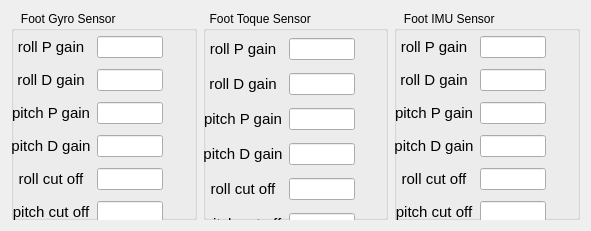
             <widget class="QWidget" name="layoutWidget">
              <property name="geometry">
               <rect>
                <x>10</x>
                <y>160</y>
                <width>591</width>
                <height>231</height>
               </rect>
              </property>
              <layout class="QHBoxLayout" name="horizontalLayout_2">
               <item>
                <widget class="QGroupBox" name="groupBox_4">
                 <property name="title">
                  <string>   Foot Gyro Sensor</string>
                 </property>
                 <widget class="QWidget" name="gridLayoutWidget_15">
                  <property name="geometry">
                   <rect>
                    <x>0</x>
                    <y>20</y>
                    <width>152</width>
                    <height>201</height>
                   </rect>
                  </property>
                  <layout class="QGridLayout" name="gridLayout_15">
                   <item row="4" column="1">
                    <widget class="QLineEdit" name="balance_gyro_rc_value"/>
                   </item>
                   <item row="0" column="0">
                    <widget class="QLabel" name="label_170">
                     <property name="font">
                      <font>
                       <family>Ubuntu</family>
                       <pointsize>24</pointsize>
                       <weight>50</weight>
                       <bold>false</bold>
                      </font>
                     </property>
                     <property name="frameShape">
                      <enum>QFrame::NoFrame</enum>
                     </property>
                     <property name="text">
                      <string>&lt;!DOCTYPE HTML PUBLIC &quot;-//W3C//DTD HTML 4.0//EN&quot; &quot;http://www.w3.org/TR/REC-html40/strict.dtd&quot;&gt;
&lt;html&gt;&lt;head&gt;&lt;meta name=&quot;qrichtext&quot; content=&quot;1&quot; /&gt;&lt;style type=&quot;text/css&quot;&gt;
p, li { white-space: pre-wrap; }
&lt;/style&gt;&lt;/head&gt;&lt;body style=&quot; font-family:'Ubuntu'; font-size:24pt; font-weight:400; font-style:normal;&quot;&gt;
&lt;p align=&quot;center&quot; style=&quot; margin-top:12px; margin-bottom:12px; margin-left:0px; margin-right:0px; -qt-block-indent:0; text-indent:0px;&quot;&gt;&lt;span style=&quot; font-size:11pt;&quot;&gt;roll P gain&lt;/span&gt;&lt;/p&gt;&lt;/body&gt;&lt;/html&gt;</string>
                     </property>
                     <property name="textFormat">
                      <enum>Qt::AutoText</enum>
                     </property>
                     <property name="margin">
                      <number>0</number>
                     </property>
                    </widget>
                   </item>
                   <item row="1" column="0">
                    <widget class="QLabel" name="label_171">
                     <property name="font">
                      <font>
                       <family>Ubuntu</family>
                       <pointsize>24</pointsize>
                       <weight>50</weight>
                       <bold>false</bold>
                      </font>
                     </property>
                     <property name="frameShape">
                      <enum>QFrame::NoFrame</enum>
                     </property>
                     <property name="text">
                      <string>&lt;!DOCTYPE HTML PUBLIC &quot;-//W3C//DTD HTML 4.0//EN&quot; &quot;http://www.w3.org/TR/REC-html40/strict.dtd&quot;&gt;
&lt;html&gt;&lt;head&gt;&lt;meta name=&quot;qrichtext&quot; content=&quot;1&quot; /&gt;&lt;style type=&quot;text/css&quot;&gt;
p, li { white-space: pre-wrap; }
&lt;/style&gt;&lt;/head&gt;&lt;body style=&quot; font-family:'Ubuntu'; font-size:24pt; font-weight:400; font-style:normal;&quot;&gt;
&lt;p align=&quot;center&quot; style=&quot; margin-top:12px; margin-bottom:12px; margin-left:0px; margin-right:0px; -qt-block-indent:0; text-indent:0px;&quot;&gt;&lt;span style=&quot; font-size:11pt;&quot;&gt;roll D gain&lt;/span&gt;&lt;/p&gt;&lt;/body&gt;&lt;/html&gt;</string>
                     </property>
                     <property name="textFormat">
                      <enum>Qt::AutoText</enum>
                     </property>
                     <property name="margin">
                      <number>0</number>
                     </property>
                    </widget>
                   </item>
                   <item row="2" column="0">
                    <widget class="QLabel" name="label_172">
                     <property name="font">
                      <font>
                       <family>Ubuntu</family>
                       <pointsize>24</pointsize>
                       <weight>50</weight>
                       <bold>false</bold>
                      </font>
                     </property>
                     <property name="frameShape">
                      <enum>QFrame::NoFrame</enum>
                     </property>
                     <property name="text">
                      <string>&lt;!DOCTYPE HTML PUBLIC &quot;-//W3C//DTD HTML 4.0//EN&quot; &quot;http://www.w3.org/TR/REC-html40/strict.dtd&quot;&gt;
&lt;html&gt;&lt;head&gt;&lt;meta name=&quot;qrichtext&quot; content=&quot;1&quot; /&gt;&lt;style type=&quot;text/css&quot;&gt;
p, li { white-space: pre-wrap; }
&lt;/style&gt;&lt;/head&gt;&lt;body style=&quot; font-family:'Ubuntu'; font-size:24pt; font-weight:400; font-style:normal;&quot;&gt;
&lt;p align=&quot;center&quot; style=&quot; margin-top:12px; margin-bottom:12px; margin-left:0px; margin-right:0px; -qt-block-indent:0; text-indent:0px;&quot;&gt;&lt;span style=&quot; font-size:11pt;&quot;&gt;pitch P gain&lt;/span&gt;&lt;/p&gt;&lt;/body&gt;&lt;/html&gt;</string>
                     </property>
                     <property name="textFormat">
                      <enum>Qt::AutoText</enum>
                     </property>
                     <property name="margin">
                      <number>0</number>
                     </property>
                    </widget>
                   </item>
                   <item row="3" column="0">
                    <widget class="QLabel" name="label_173">
                     <property name="font">
                      <font>
                       <family>Ubuntu</family>
                       <pointsize>24</pointsize>
                       <weight>50</weight>
                       <bold>false</bold>
                      </font>
                     </property>
                     <property name="frameShape">
                      <enum>QFrame::NoFrame</enum>
                     </property>
                     <property name="text">
                      <string>&lt;!DOCTYPE HTML PUBLIC &quot;-//W3C//DTD HTML 4.0//EN&quot; &quot;http://www.w3.org/TR/REC-html40/strict.dtd&quot;&gt;
&lt;html&gt;&lt;head&gt;&lt;meta name=&quot;qrichtext&quot; content=&quot;1&quot; /&gt;&lt;style type=&quot;text/css&quot;&gt;
p, li { white-space: pre-wrap; }
&lt;/style&gt;&lt;/head&gt;&lt;body style=&quot; font-family:'Ubuntu'; font-size:24pt; font-weight:400; font-style:normal;&quot;&gt;
&lt;p align=&quot;center&quot; style=&quot; margin-top:12px; margin-bottom:12px; margin-left:0px; margin-right:0px; -qt-block-indent:0; text-indent:0px;&quot;&gt;&lt;span style=&quot; font-size:11pt;&quot;&gt;pitch D gain&lt;/span&gt;&lt;/p&gt;&lt;/body&gt;&lt;/html&gt;</string>
                     </property>
                     <property name="textFormat">
                      <enum>Qt::AutoText</enum>
                     </property>
                     <property name="margin">
                      <number>0</number>
                     </property>
                    </widget>
                   </item>
                   <item row="0" column="1">
                    <widget class="QLineEdit" name="balance_gyro_rp_value"/>
                   </item>
                   <item row="1" column="1">
                    <widget class="QLineEdit" name="balance_gyro_rd_value"/>
                   </item>
                   <item row="2" column="1">
                    <widget class="QLineEdit" name="balance_gyro_pp_value"/>
                   </item>
                   <item row="3" column="1">
                    <widget class="QLineEdit" name="balance_gyro_pd_value"/>
                   </item>
                   <item row="4" column="0">
                    <widget class="QLabel" name="label_174">
                     <property name="font">
                      <font>
                       <family>Ubuntu</family>
                       <pointsize>24</pointsize>
                       <weight>50</weight>
                       <bold>false</bold>
                      </font>
                     </property>
                     <property name="frameShape">
                      <enum>QFrame::NoFrame</enum>
                     </property>
                     <property name="text">
                      <string>&lt;!DOCTYPE HTML PUBLIC &quot;-//W3C//DTD HTML 4.0//EN&quot; &quot;http://www.w3.org/TR/REC-html40/strict.dtd&quot;&gt;
&lt;html&gt;&lt;head&gt;&lt;meta name=&quot;qrichtext&quot; content=&quot;1&quot; /&gt;&lt;style type=&quot;text/css&quot;&gt;
p, li { white-space: pre-wrap; }
&lt;/style&gt;&lt;/head&gt;&lt;body style=&quot; font-family:'Ubuntu'; font-size:24pt; font-weight:400; font-style:normal;&quot;&gt;
&lt;p align=&quot;center&quot; style=&quot; margin-top:12px; margin-bottom:12px; margin-left:0px; margin-right:0px; -qt-block-indent:0; text-indent:0px;&quot;&gt;&lt;span style=&quot; font-size:11pt;&quot;&gt;roll cut off&lt;/span&gt;&lt;/p&gt;&lt;/body&gt;&lt;/html&gt;</string>
                     </property>
                     <property name="textFormat">
                      <enum>Qt::AutoText</enum>
                     </property>
                     <property name="margin">
                      <number>0</number>
                     </property>
                    </widget>
                   </item>
                   <item row="5" column="0">
                    <widget class="QLabel" name="label_175">
                     <property name="font">
                      <font>
                       <family>Ubuntu</family>
                       <pointsize>24</pointsize>
                       <weight>50</weight>
                       <bold>false</bold>
                      </font>
                     </property>
                     <property name="frameShape">
                      <enum>QFrame::NoFrame</enum>
                     </property>
                     <property name="text">
                      <string>&lt;!DOCTYPE HTML PUBLIC &quot;-//W3C//DTD HTML 4.0//EN&quot; &quot;http://www.w3.org/TR/REC-html40/strict.dtd&quot;&gt;
&lt;html&gt;&lt;head&gt;&lt;meta name=&quot;qrichtext&quot; content=&quot;1&quot; /&gt;&lt;style type=&quot;text/css&quot;&gt;
p, li { white-space: pre-wrap; }
&lt;/style&gt;&lt;/head&gt;&lt;body style=&quot; font-family:'Ubuntu'; font-size:24pt; font-weight:400; font-style:normal;&quot;&gt;
&lt;p align=&quot;center&quot; style=&quot; margin-top:12px; margin-bottom:12px; margin-left:0px; margin-right:0px; -qt-block-indent:0; text-indent:0px;&quot;&gt;&lt;span style=&quot; font-size:11pt;&quot;&gt;pitch cut off&lt;/span&gt;&lt;/p&gt;&lt;/body&gt;&lt;/html&gt;</string>
                     </property>
                     <property name="textFormat">
                      <enum>Qt::AutoText</enum>
                     </property>
                     <property name="margin">
                      <number>0</number>
                     </property>
                    </widget>
                   </item>
                   <item row="5" column="1">
                    <widget class="QLineEdit" name="balance_gyro_pc_value"/>
                   </item>
                  </layout>
                 </widget>
                </widget>
               </item>
               <item>
                <widget class="QGroupBox" name="groupBox_6">
                 <property name="title">
                  <string>  Foot Toque Sensor</string>
                 </property>
                 <widget class="QWidget" name="gridLayoutWidget_14">
                  <property name="geometry">
                   <rect>
                    <x>0</x>
                    <y>20</y>
                    <width>152</width>
                    <height>217</height>
                   </rect>
                  </property>
                  <layout class="QGridLayout" name="gridLayout_14">
                   <item row="4" column="0">
                    <widget class="QLabel" name="label_168">
                     <property name="font">
                      <font>
                       <family>Ubuntu</family>
                       <pointsize>24</pointsize>
                       <weight>50</weight>
                       <bold>false</bold>
                      </font>
                     </property>
                     <property name="frameShape">
                      <enum>QFrame::NoFrame</enum>
                     </property>
                     <property name="text">
                      <string>&lt;!DOCTYPE HTML PUBLIC &quot;-//W3C//DTD HTML 4.0//EN&quot; &quot;http://www.w3.org/TR/REC-html40/strict.dtd&quot;&gt;
&lt;html&gt;&lt;head&gt;&lt;meta name=&quot;qrichtext&quot; content=&quot;1&quot; /&gt;&lt;style type=&quot;text/css&quot;&gt;
p, li { white-space: pre-wrap; }
&lt;/style&gt;&lt;/head&gt;&lt;body style=&quot; font-family:'Ubuntu'; font-size:24pt; font-weight:400; font-style:normal;&quot;&gt;
&lt;p align=&quot;center&quot; style=&quot; margin-top:12px; margin-bottom:12px; margin-left:0px; margin-right:0px; -qt-block-indent:0; text-indent:0px;&quot;&gt;&lt;span style=&quot; font-size:11pt;&quot;&gt;roll cut off&lt;/span&gt;&lt;/p&gt;&lt;/body&gt;&lt;/html&gt;</string>
                     </property>
                     <property name="textFormat">
                      <enum>Qt::AutoText</enum>
                     </property>
                     <property name="margin">
                      <number>0</number>
                     </property>
                    </widget>
                   </item>
                   <item row="1" column="0">
                    <widget class="QLabel" name="label_161">
                     <property name="font">
                      <font>
                       <family>Ubuntu</family>
                       <pointsize>24</pointsize>
                       <weight>50</weight>
                       <bold>false</bold>
                      </font>
                     </property>
                     <property name="frameShape">
                      <enum>QFrame::NoFrame</enum>
                     </property>
                     <property name="text">
                      <string>&lt;!DOCTYPE HTML PUBLIC &quot;-//W3C//DTD HTML 4.0//EN&quot; &quot;http://www.w3.org/TR/REC-html40/strict.dtd&quot;&gt;
&lt;html&gt;&lt;head&gt;&lt;meta name=&quot;qrichtext&quot; content=&quot;1&quot; /&gt;&lt;style type=&quot;text/css&quot;&gt;
p, li { white-space: pre-wrap; }
&lt;/style&gt;&lt;/head&gt;&lt;body style=&quot; font-family:'Ubuntu'; font-size:24pt; font-weight:400; font-style:normal;&quot;&gt;
&lt;p align=&quot;center&quot; style=&quot; margin-top:12px; margin-bottom:12px; margin-left:0px; margin-right:0px; -qt-block-indent:0; text-indent:0px;&quot;&gt;&lt;span style=&quot; font-size:11pt;&quot;&gt;roll D gain&lt;/span&gt;&lt;/p&gt;&lt;/body&gt;&lt;/html&gt;</string>
                     </property>
                     <property name="textFormat">
                      <enum>Qt::AutoText</enum>
                     </property>
                     <property name="margin">
                      <number>0</number>
                     </property>
                    </widget>
                   </item>
                   <item row="4" column="1">
                    <widget class="QLineEdit" name="balance_torque_rc_value"/>
                   </item>
                   <item row="0" column="1">
                    <widget class="QLineEdit" name="balance_torque_rp_value"/>
                   </item>
                   <item row="3" column="0">
                    <widget class="QLabel" name="label_167">
                     <property name="font">
                      <font>
                       <family>Ubuntu</family>
                       <pointsize>24</pointsize>
                       <weight>50</weight>
                       <bold>false</bold>
                      </font>
                     </property>
                     <property name="frameShape">
                      <enum>QFrame::NoFrame</enum>
                     </property>
                     <property name="text">
                      <string>&lt;!DOCTYPE HTML PUBLIC &quot;-//W3C//DTD HTML 4.0//EN&quot; &quot;http://www.w3.org/TR/REC-html40/strict.dtd&quot;&gt;
&lt;html&gt;&lt;head&gt;&lt;meta name=&quot;qrichtext&quot; content=&quot;1&quot; /&gt;&lt;style type=&quot;text/css&quot;&gt;
p, li { white-space: pre-wrap; }
&lt;/style&gt;&lt;/head&gt;&lt;body style=&quot; font-family:'Ubuntu'; font-size:24pt; font-weight:400; font-style:normal;&quot;&gt;
&lt;p align=&quot;center&quot; style=&quot; margin-top:12px; margin-bottom:12px; margin-left:0px; margin-right:0px; -qt-block-indent:0; text-indent:0px;&quot;&gt;&lt;span style=&quot; font-size:11pt;&quot;&gt;pitch D gain&lt;/span&gt;&lt;/p&gt;&lt;/body&gt;&lt;/html&gt;</string>
                     </property>
                     <property name="textFormat">
                      <enum>Qt::AutoText</enum>
                     </property>
                     <property name="margin">
                      <number>0</number>
                     </property>
                    </widget>
                   </item>
                   <item row="2" column="0">
                    <widget class="QLabel" name="label_166">
                     <property name="font">
                      <font>
                       <family>Ubuntu</family>
                       <pointsize>24</pointsize>
                       <weight>50</weight>
                       <bold>false</bold>
                      </font>
                     </property>
                     <property name="frameShape">
                      <enum>QFrame::NoFrame</enum>
                     </property>
                     <property name="text">
                      <string>&lt;!DOCTYPE HTML PUBLIC &quot;-//W3C//DTD HTML 4.0//EN&quot; &quot;http://www.w3.org/TR/REC-html40/strict.dtd&quot;&gt;
&lt;html&gt;&lt;head&gt;&lt;meta name=&quot;qrichtext&quot; content=&quot;1&quot; /&gt;&lt;style type=&quot;text/css&quot;&gt;
p, li { white-space: pre-wrap; }
&lt;/style&gt;&lt;/head&gt;&lt;body style=&quot; font-family:'Ubuntu'; font-size:24pt; font-weight:400; font-style:normal;&quot;&gt;
&lt;p align=&quot;center&quot; style=&quot; margin-top:12px; margin-bottom:12px; margin-left:0px; margin-right:0px; -qt-block-indent:0; text-indent:0px;&quot;&gt;&lt;span style=&quot; font-size:11pt;&quot;&gt;pitch P gain&lt;/span&gt;&lt;/p&gt;&lt;/body&gt;&lt;/html&gt;</string>
                     </property>
                     <property name="textFormat">
                      <enum>Qt::AutoText</enum>
                     </property>
                     <property name="margin">
                      <number>0</number>
                     </property>
                    </widget>
                   </item>
                   <item row="0" column="0">
                    <widget class="QLabel" name="label_160">
                     <property name="font">
                      <font>
                       <family>Ubuntu</family>
                       <pointsize>24</pointsize>
                       <weight>50</weight>
                       <bold>false</bold>
                      </font>
                     </property>
                     <property name="frameShape">
                      <enum>QFrame::NoFrame</enum>
                     </property>
                     <property name="text">
                      <string>&lt;!DOCTYPE HTML PUBLIC &quot;-//W3C//DTD HTML 4.0//EN&quot; &quot;http://www.w3.org/TR/REC-html40/strict.dtd&quot;&gt;
&lt;html&gt;&lt;head&gt;&lt;meta name=&quot;qrichtext&quot; content=&quot;1&quot; /&gt;&lt;style type=&quot;text/css&quot;&gt;
p, li { white-space: pre-wrap; }
&lt;/style&gt;&lt;/head&gt;&lt;body style=&quot; font-family:'Ubuntu'; font-size:24pt; font-weight:400; font-style:normal;&quot;&gt;
&lt;p align=&quot;center&quot; style=&quot; margin-top:12px; margin-bottom:12px; margin-left:0px; margin-right:0px; -qt-block-indent:0; text-indent:0px;&quot;&gt;&lt;span style=&quot; font-size:11pt;&quot;&gt;roll P gain&lt;/span&gt;&lt;/p&gt;&lt;/body&gt;&lt;/html&gt;</string>
                     </property>
                     <property name="textFormat">
                      <enum>Qt::AutoText</enum>
                     </property>
                     <property name="margin">
                      <number>0</number>
                     </property>
                    </widget>
                   </item>
                   <item row="2" column="1">
                    <widget class="QLineEdit" name="balance_torque_pp_value"/>
                   </item>
                   <item row="3" column="1">
                    <widget class="QLineEdit" name="balance_torque_pd_value"/>
                   </item>
                   <item row="5" column="0">
                    <widget class="QLabel" name="label_169">
                     <property name="font">
                      <font>
                       <family>Ubuntu</family>
                       <pointsize>24</pointsize>
                       <weight>50</weight>
                       <bold>false</bold>
                      </font>
                     </property>
                     <property name="frameShape">
                      <enum>QFrame::NoFrame</enum>
                     </property>
                     <property name="text">
                      <string>&lt;!DOCTYPE HTML PUBLIC &quot;-//W3C//DTD HTML 4.0//EN&quot; &quot;http://www.w3.org/TR/REC-html40/strict.dtd&quot;&gt;
&lt;html&gt;&lt;head&gt;&lt;meta name=&quot;qrichtext&quot; content=&quot;1&quot; /&gt;&lt;style type=&quot;text/css&quot;&gt;
p, li { white-space: pre-wrap; }
&lt;/style&gt;&lt;/head&gt;&lt;body style=&quot; font-family:'Ubuntu'; font-size:24pt; font-weight:400; font-style:normal;&quot;&gt;
&lt;p align=&quot;center&quot; style=&quot; margin-top:12px; margin-bottom:12px; margin-left:0px; margin-right:0px; -qt-block-indent:0; text-indent:0px;&quot;&gt;&lt;span style=&quot; font-size:11pt;&quot;&gt;pitch cut off&lt;/span&gt;&lt;/p&gt;&lt;/body&gt;&lt;/html&gt;</string>
                     </property>
                     <property name="textFormat">
                      <enum>Qt::AutoText</enum>
                     </property>
                     <property name="margin">
                      <number>0</number>
                     </property>
                    </widget>
                   </item>
                   <item row="5" column="1">
                    <widget class="QLineEdit" name="balance_torque_pc_value"/>
                   </item>
                   <item row="1" column="1">
                    <widget class="QLineEdit" name="balance_torque_rd_value"/>
                   </item>
                  </layout>
                 </widget>
                </widget>
               </item>
               <item>
                <widget class="QGroupBox" name="groupBox_5">
                 <property name="title">
                  <string>   Foot IMU Sensor</string>
                 </property>
                 <widget class="QWidget" name="gridLayoutWidget_16">
                  <property name="geometry">
                   <rect>
                    <x>0</x>
                    <y>20</y>
                    <width>152</width>
                    <height>201</height>
                   </rect>
                  </property>
                  <layout class="QGridLayout" name="gridLayout_16">
                   <item row="4" column="1">
                    <widget class="QLineEdit" name="balance_imu_rc_value"/>
                   </item>
                   <item row="0" column="0">
                    <widget class="QLabel" name="label_176">
                     <property name="font">
                      <font>
                       <family>Ubuntu</family>
                       <pointsize>24</pointsize>
                       <weight>50</weight>
                       <bold>false</bold>
                      </font>
                     </property>
                     <property name="frameShape">
                      <enum>QFrame::NoFrame</enum>
                     </property>
                     <property name="text">
                      <string>&lt;!DOCTYPE HTML PUBLIC &quot;-//W3C//DTD HTML 4.0//EN&quot; &quot;http://www.w3.org/TR/REC-html40/strict.dtd&quot;&gt;
&lt;html&gt;&lt;head&gt;&lt;meta name=&quot;qrichtext&quot; content=&quot;1&quot; /&gt;&lt;style type=&quot;text/css&quot;&gt;
p, li { white-space: pre-wrap; }
&lt;/style&gt;&lt;/head&gt;&lt;body style=&quot; font-family:'Ubuntu'; font-size:24pt; font-weight:400; font-style:normal;&quot;&gt;
&lt;p align=&quot;center&quot; style=&quot; margin-top:12px; margin-bottom:12px; margin-left:0px; margin-right:0px; -qt-block-indent:0; text-indent:0px;&quot;&gt;&lt;span style=&quot; font-size:11pt;&quot;&gt;roll P gain&lt;/span&gt;&lt;/p&gt;&lt;/body&gt;&lt;/html&gt;</string>
                     </property>
                     <property name="textFormat">
                      <enum>Qt::AutoText</enum>
                     </property>
                     <property name="margin">
                      <number>0</number>
                     </property>
                    </widget>
                   </item>
                   <item row="1" column="0">
                    <widget class="QLabel" name="label_177">
                     <property name="font">
                      <font>
                       <family>Ubuntu</family>
                       <pointsize>24</pointsize>
                       <weight>50</weight>
                       <bold>false</bold>
                      </font>
                     </property>
                     <property name="frameShape">
                      <enum>QFrame::NoFrame</enum>
                     </property>
                     <property name="text">
                      <string>&lt;!DOCTYPE HTML PUBLIC &quot;-//W3C//DTD HTML 4.0//EN&quot; &quot;http://www.w3.org/TR/REC-html40/strict.dtd&quot;&gt;
&lt;html&gt;&lt;head&gt;&lt;meta name=&quot;qrichtext&quot; content=&quot;1&quot; /&gt;&lt;style type=&quot;text/css&quot;&gt;
p, li { white-space: pre-wrap; }
&lt;/style&gt;&lt;/head&gt;&lt;body style=&quot; font-family:'Ubuntu'; font-size:24pt; font-weight:400; font-style:normal;&quot;&gt;
&lt;p align=&quot;center&quot; style=&quot; margin-top:12px; margin-bottom:12px; margin-left:0px; margin-right:0px; -qt-block-indent:0; text-indent:0px;&quot;&gt;&lt;span style=&quot; font-size:11pt;&quot;&gt;roll D gain&lt;/span&gt;&lt;/p&gt;&lt;/body&gt;&lt;/html&gt;</string>
                     </property>
                     <property name="textFormat">
                      <enum>Qt::AutoText</enum>
                     </property>
                     <property name="margin">
                      <number>0</number>
                     </property>
                    </widget>
                   </item>
                   <item row="2" column="0">
                    <widget class="QLabel" name="label_178">
                     <property name="font">
                      <font>
                       <family>Ubuntu</family>
                       <pointsize>24</pointsize>
                       <weight>50</weight>
                       <bold>false</bold>
                      </font>
                     </property>
                     <property name="frameShape">
                      <enum>QFrame::NoFrame</enum>
                     </property>
                     <property name="text">
                      <string>&lt;!DOCTYPE HTML PUBLIC &quot;-//W3C//DTD HTML 4.0//EN&quot; &quot;http://www.w3.org/TR/REC-html40/strict.dtd&quot;&gt;
&lt;html&gt;&lt;head&gt;&lt;meta name=&quot;qrichtext&quot; content=&quot;1&quot; /&gt;&lt;style type=&quot;text/css&quot;&gt;
p, li { white-space: pre-wrap; }
&lt;/style&gt;&lt;/head&gt;&lt;body style=&quot; font-family:'Ubuntu'; font-size:24pt; font-weight:400; font-style:normal;&quot;&gt;
&lt;p align=&quot;center&quot; style=&quot; margin-top:12px; margin-bottom:12px; margin-left:0px; margin-right:0px; -qt-block-indent:0; text-indent:0px;&quot;&gt;&lt;span style=&quot; font-size:11pt;&quot;&gt;pitch P gain&lt;/span&gt;&lt;/p&gt;&lt;/body&gt;&lt;/html&gt;</string>
                     </property>
                     <property name="textFormat">
                      <enum>Qt::AutoText</enum>
                     </property>
                     <property name="margin">
                      <number>0</number>
                     </property>
                    </widget>
                   </item>
                   <item row="3" column="0">
                    <widget class="QLabel" name="label_179">
                     <property name="font">
                      <font>
                       <family>Ubuntu</family>
                       <pointsize>24</pointsize>
                       <weight>50</weight>
                       <bold>false</bold>
                      </font>
                     </property>
                     <property name="frameShape">
                      <enum>QFrame::NoFrame</enum>
                     </property>
                     <property name="text">
                      <string>&lt;!DOCTYPE HTML PUBLIC &quot;-//W3C//DTD HTML 4.0//EN&quot; &quot;http://www.w3.org/TR/REC-html40/strict.dtd&quot;&gt;
&lt;html&gt;&lt;head&gt;&lt;meta name=&quot;qrichtext&quot; content=&quot;1&quot; /&gt;&lt;style type=&quot;text/css&quot;&gt;
p, li { white-space: pre-wrap; }
&lt;/style&gt;&lt;/head&gt;&lt;body style=&quot; font-family:'Ubuntu'; font-size:24pt; font-weight:400; font-style:normal;&quot;&gt;
&lt;p align=&quot;center&quot; style=&quot; margin-top:12px; margin-bottom:12px; margin-left:0px; margin-right:0px; -qt-block-indent:0; text-indent:0px;&quot;&gt;&lt;span style=&quot; font-size:11pt;&quot;&gt;pitch D gain&lt;/span&gt;&lt;/p&gt;&lt;/body&gt;&lt;/html&gt;</string>
                     </property>
                     <property name="textFormat">
                      <enum>Qt::AutoText</enum>
                     </property>
                     <property name="margin">
                      <number>0</number>
                     </property>
                    </widget>
                   </item>
                   <item row="0" column="1">
                    <widget class="QLineEdit" name="balance_imu_rp_value"/>
                   </item>
                   <item row="1" column="1">
                    <widget class="QLineEdit" name="balance_imu_rd_value"/>
                   </item>
                   <item row="2" column="1">
                    <widget class="QLineEdit" name="balance_imu_pp_value"/>
                   </item>
                   <item row="3" column="1">
                    <widget class="QLineEdit" name="balance_imu_pd_value"/>
                   </item>
                   <item row="4" column="0">
                    <widget class="QLabel" name="label_180">
                     <property name="font">
                      <font>
                       <family>Ubuntu</family>
                       <pointsize>24</pointsize>
                       <weight>50</weight>
                       <bold>false</bold>
                      </font>
                     </property>
                     <property name="frameShape">
                      <enum>QFrame::NoFrame</enum>
                     </property>
                     <property name="text">
                      <string>&lt;!DOCTYPE HTML PUBLIC &quot;-//W3C//DTD HTML 4.0//EN&quot; &quot;http://www.w3.org/TR/REC-html40/strict.dtd&quot;&gt;
&lt;html&gt;&lt;head&gt;&lt;meta name=&quot;qrichtext&quot; content=&quot;1&quot; /&gt;&lt;style type=&quot;text/css&quot;&gt;
p, li { white-space: pre-wrap; }
&lt;/style&gt;&lt;/head&gt;&lt;body style=&quot; font-family:'Ubuntu'; font-size:24pt; font-weight:400; font-style:normal;&quot;&gt;
&lt;p align=&quot;center&quot; style=&quot; margin-top:12px; margin-bottom:12px; margin-left:0px; margin-right:0px; -qt-block-indent:0; text-indent:0px;&quot;&gt;&lt;span style=&quot; font-size:11pt;&quot;&gt;roll cut off&lt;/span&gt;&lt;/p&gt;&lt;/body&gt;&lt;/html&gt;</string>
                     </property>
                     <property name="textFormat">
                      <enum>Qt::AutoText</enum>
                     </property>
                     <property name="margin">
                      <number>0</number>
                     </property>
                    </widget>
                   </item>
                   <item row="5" column="0">
                    <widget class="QLabel" name="label_181">
                     <property name="font">
                      <font>
                       <family>Ubuntu</family>
                       <pointsize>24</pointsize>
                       <weight>50</weight>
                       <bold>false</bold>
                      </font>
                     </property>
                     <property name="frameShape">
                      <enum>QFrame::NoFrame</enum>
                     </property>
                     <property name="text">
                      <string>&lt;!DOCTYPE HTML PUBLIC &quot;-//W3C//DTD HTML 4.0//EN&quot; &quot;http://www.w3.org/TR/REC-html40/strict.dtd&quot;&gt;
&lt;html&gt;&lt;head&gt;&lt;meta name=&quot;qrichtext&quot; content=&quot;1&quot; /&gt;&lt;style type=&quot;text/css&quot;&gt;
p, li { white-space: pre-wrap; }
&lt;/style&gt;&lt;/head&gt;&lt;body style=&quot; font-family:'Ubuntu'; font-size:24pt; font-weight:400; font-style:normal;&quot;&gt;
&lt;p align=&quot;center&quot; style=&quot; margin-top:12px; margin-bottom:12px; margin-left:0px; margin-right:0px; -qt-block-indent:0; text-indent:0px;&quot;&gt;&lt;span style=&quot; font-size:11pt;&quot;&gt;pitch cut off&lt;/span&gt;&lt;/p&gt;&lt;/body&gt;&lt;/html&gt;</string>
                     </property>
                     <property name="textFormat">
                      <enum>Qt::AutoText</enum>
                     </property>
                     <property name="margin">
                      <number>0</number>
                     </property>
                    </widget>
                   </item>
                   <item row="5" column="1">
                    <widget class="QLineEdit" name="balance_imu_pc_value"/>
                   </item>
                  </layout>
                 </widget>
                </widget>
               </item>
              </layout>
             </widget>
